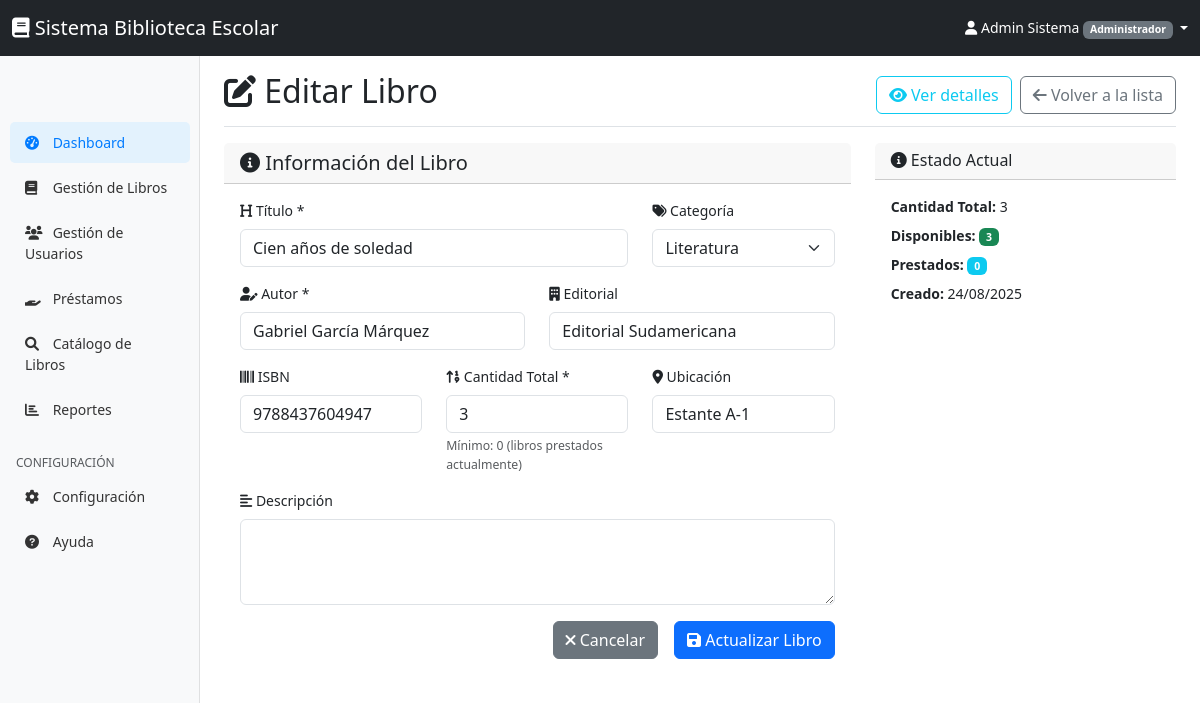
/libros/editar.php?id=1 (signed in), run on the app's committed database.
### tables this page shows
CREATE TABLE libros (
    id INT PRIMARY KEY AUTO_INCREMENT,
    titulo VARCHAR(200) NOT NULL,
    autor VARCHAR(150) NOT NULL,
    editorial VARCHAR(100),
    isbn VARCHAR(20) UNIQUE,
    categoria_id INT,
    cantidad_total INT NOT NULL DEFAULT 1,
    cantidad_disponible INT NOT NULL DEFAULT 1,
    ubicacion VARCHAR(100),
    descripcion TEXT,
    activo BOOLEAN DEFAULT TRUE,
    created_at TIMESTAMP DEFAULT CURRENT_TIMESTAMP,
    updated_at TIMESTAMP DEFAULT CURRENT_TIMESTAMP ON UPDATE CURRENT_TIMESTAMP,
    FOREIGN KEY (categoria_id) REFERENCES categorias(id)
);

CREATE TABLE categorias (
    id INT PRIMARY KEY AUTO_INCREMENT,
    nombre VARCHAR(100) NOT NULL UNIQUE,
    descripcion TEXT,
    created_at TIMESTAMP DEFAULT CURRENT_TIMESTAMP
);

### libros/editar.php (the view, shortened to what this page needs)
<?php
$id = intval($_GET['id'] ?? 0);
$errors = [];
$libro = null;
try {
    $database = new Database();
    $db = $database->getConnection();
    $stmt = $db->prepare("SELECT * FROM libros WHERE id = :id AND activo = 1");
    $stmt->bindParam(':id', $id);
    $stmt->execute();
    $libro = $stmt->fetch(PDO::FETCH_ASSOC);
} catch (Exception $e) {
    header('Location: index.php?error=system');
    exit();
}
if ($_POST) {
    $titulo = trim($_POST['titulo'] ?? '');
    $autor = trim($_POST['autor'] ?? '');
    $editorial = trim($_POST['editorial'] ?? '');
    $isbn = trim($_POST['isbn'] ?? '');
    $categoria_id = intval($_POST['categoria_id'] ?? 0);
    $cantidad_total = intval($_POST['cantidad_total'] ?? 1);
    $ubicacion = trim($_POST['ubicacion'] ?? '');
    $descripcion = trim($_POST['descripcion'] ?? '');
    if (empty($titulo)) {
        $errors[] = 'El título es obligatorio';
    }
    if (empty($autor)) {
        $errors[] = 'El autor es obligatorio';
    }
    if ($cantidad_total < 1) {
        $errors[] = 'La cantidad debe ser mayor a 0';
    }
    $prestados = $libro['cantidad_total'] - $libro['cantidad_disponible'];
    if ($cantidad_total < $prestados) {
        $errors[] = "No puedes reducir la cantidad total por debajo de $prestados (libros actualmente prestados)";
    }
    if (empty($errors)) {
        try {
            if (!empty($isbn)) {
                $stmt = $db->prepare("SELECT id FROM libros WHERE isbn = :isbn AND id != :id AND activo = 1");
                $stmt->bindParam(':isbn', $isbn);
                $stmt->bindParam(':id', $id);
                $stmt->execute();
                if ($stmt->rowCount() > 0) {
                    $errors[] = 'Ya existe otro libro con este ISBN';
                }
            }
            if (empty($errors)) {
                $nueva_cantidad_disponible = $libro['cantidad_disponible'] + ($cantidad_total - $libro['cantidad_total']);
                $query = "UPDATE libros SET
                         titulo = :titulo,
                         autor = :autor,
                         editorial = :editorial,
                         isbn = :isbn,
                         categoria_id = :categoria_id,
                         cantidad_total = :cantidad_total,
                         cantidad_disponible = :cantidad_disponible,
                         ubicacion = :ubicacion,
                         descripcion = :descripcion,
                         updated_at = CURRENT_TIMESTAMP
                         WHERE id = :id";
                $stmt = $db->prepare($query);
                $stmt->bindParam(':titulo', $titulo);
                $stmt->bindParam(':autor', $autor);
                $stmt->bindParam(':editorial', $editorial);
                $stmt->bindParam(':isbn', $isbn);
                $stmt->bindParam(':categoria_id', $categoria_id);
                $stmt->bindParam(':cantidad_total', $cantidad_total);
                $stmt->bindParam(':cantidad_disponible', $nueva_cantidad_disponible);
                $stmt->bindParam(':ubicacion', $ubicacion);
                $stmt->bindParam(':descripcion', $descripcion);
                $stmt->bindParam(':id', $id);
                if ($stmt->execute()) {
                    header('Location: index.php?success=updated');
                    exit();
                } else {
                    $errors[] = 'Error al actualizar el libro';
                }
            }
        } catch (Exception $e) {
            $errors[] = 'Error del sistema: ' . $e->getMessage();
        }
    }
} else {
    $titulo = $libro['titulo'];
    $autor = $libro['autor'];
    $editorial = $libro['editorial'];
    $isbn = $libro['isbn'];
    $categoria_id = $libro['categoria_id'];
    $cantidad_total = $libro['cantidad_total'];
    $ubicacion = $libro['ubicacion'];
    $descripcion = $libro['descripcion'];
}
try {
    $stmt = $db->query("SELECT * FROM categorias ORDER BY nombre");
    $categorias = $stmt->fetchAll(PDO::FETCH_ASSOC);
} catch (Exception $e) {
    $categorias = [];
}
?>
<!DOCTYPE html>
<html lang="es">
<head>
    <link href="https://cdn.jsdelivr.net/npm/bootstrap@5.3.0/dist/css/bootstrap.min.css" rel="stylesheet">
    <link href="https://cdnjs.cloudflare.com/ajax/libs/font-awesome/6.0.0/css/all.min.css" rel="stylesheet">
    <link href="../assets/css/dashboard.css" rel="stylesheet">
</head>
<body>
    <?php include '../includes/navbar.php'; ?>
    <div class="container-fluid">
        <div class="row">
            <?php include '../includes/sidebar.php'; ?>
            <main class="col-md-9 ms-sm-auto col-lg-10 px-md-4">
                <div class="d-flex justify-content-between flex-wrap flex-md-nowrap align-items-center pt-3 pb-2 mb-3 border-bottom">
                    <h1 class="h2">
                        <i class="fas fa-edit"></i> Editar Libro
                    </h1>
                    <div class="btn-toolbar mb-2 mb-md-0">
                        <a href="ver.php?id=<?php echo $id; ?>" class="btn btn-outline-info me-2">
                            <i class="fas fa-eye"></i> Ver detalles
                        </a>
                        <a href="index.php" class="btn btn-outline-secondary">
                            <i class="fas fa-arrow-left"></i> Volver a la lista
                        </a>
                    </div>
                </div>
                <div class="row">
                    <div class="col-lg-8">
                        <div class="card">
                            <div class="card-header">
                                <h5 class="mb-0">
                                    <i class="fas fa-info-circle"></i> Información del Libro
                                </h5>
                            </div>
                            <div class="card-body">
                                <form method="POST" id="libro-form">
                                    <div class="row">
                                        <div class="col-md-8 mb-3">
                                            <label for="titulo" class="form-label">
                                                <i class="fas fa-heading"></i> Título *
                                            </label>
                                            <input type="text" class="form-control" id="titulo" name="titulo"
                                                   value="<?php echo htmlspecialchars($titulo); ?>" required>
                                        </div>
                                        <div class="col-md-4 mb-3">
                                            <label for="categoria_id" class="form-label">
                                                <i class="fas fa-tags"></i> Categoría
                                            </label>
                                            <select class="form-select" id="categoria_id" name="categoria_id">
                                                <?php foreach ($categorias as $categoria): ?>
                                                    <option value="<?php echo $categoria['id']; ?>"
                                                            <?php echo $categoria_id == $categoria['id'] ? 'selected' : ''; ?>>
                                                        <?php echo htmlspecialchars($categoria['nombre']); ?>
                                                    </option>
                                                <?php endforeach; ?>
                                            </select>
                                        </div>
                                    </div>
                                    <div class="row">
                                        <div class="col-md-6 mb-3">
                                            <label for="autor" class="form-label">
                                                <i class="fas fa-user-edit"></i> Autor *
                                            </label>
                                            <input type="text" class="form-control" id="autor" name="autor"
                                                   value="<?php echo htmlspecialchars($autor); ?>" required>
                                        </div>
                                        <div class="col-md-6 mb-3">
                                            <label for="editorial" class="form-label">
                                                <i class="fas fa-building"></i> Editorial
                                            </label>
                                            <input type="text" class="form-control" id="editorial" name="editorial"
                                                   value="<?php echo htmlspecialchars($editorial); ?>">
                                        </div>
                                    </div>
                                    <div class="row">
                                        <div class="col-md-4 mb-3">
                                            <label for="isbn" class="form-label">
                                                <i class="fas fa-barcode"></i> ISBN
                                            </label>
                                            <input type="text" class="form-control" id="isbn" name="isbn"
                                                   value="<?php echo htmlspecialchars($isbn); ?>">
                                        </div>
                                        <div class="col-md-4 mb-3">
                                            <label for="cantidad_total" class="form-label">
                                                <i class="fas fa-sort-numeric-up"></i> Cantidad Total *
                                            </label>
                                            <input type="number" class="form-control" id="cantidad_total" name="cantidad_total"
                                                   value="<?php echo $cantidad_total; ?>" min="<?php echo $libro['cantidad_total'] - $libro['cantidad_disponible']; ?>" required>
                                            <div class="form-text">
                                                Mínimo: <?php echo $libro['cantidad_total'] - $libro['cantidad_disponible']; ?> (libros prestados actualmente)
                                            </div>
                                        </div>
                                        <div class="col-md-4 mb-3">
                                            <label for="ubicacion" class="form-label">
                                                <i class="fas fa-map-marker-alt"></i> Ubicación
                                            </label>
                                            <input type="text" class="form-control" id="ubicacion" name="ubicacion"
                                                   value="<?php echo htmlspecialchars($ubicacion); ?>">
                                        </div>
                                    </div>
                                    <div class="mb-3">
                                        <label for="descripcion" class="form-label">
                                            <i class="fas fa-align-left"></i> Descripción
                                        </label>
                                        <textarea class="form-control" id="descripcion" name="descripcion" rows="3"><?php echo htmlspecialchars($descripcion); ?></textarea>
                                    </div>
                                    <div class="d-grid gap-2 d-md-flex justify-content-md-end">
                                        <a href="index.php" class="btn btn-secondary me-md-2">
                                            <i class="fas fa-times"></i> Cancelar
                                        </a>
                                        <button type="submit" class="btn btn-primary">
                                            <i class="fas fa-save"></i> Actualizar Libro
                                        </button>
                                    </div>
                                </form>
                            </div>
                        </div>
                    </div>
                    <div class="col-lg-4">
                        <div class="card">
                            <div class="card-header">
                                <h6 class="mb-0">
                                    <i class="fas fa-info-circle"></i> Estado Actual
                                </h6>
                            </div>
                            <div class="card-body">
                                <ul class="list-unstyled">
                                    <li class="mb-2">
                                        <strong>Cantidad Total:</strong> <?php echo $libro['cantidad_total']; ?>
                                    </li>
                                    <li class="mb-2">
                                        <strong>Disponibles:</strong>
                                        <span class="badge <?php echo $libro['cantidad_disponible'] > 0 ? 'bg-success' : 'bg-danger'; ?>">
                                            <?php echo $libro['cantidad_disponible']; ?>
                                        </span>
                                    </li>
                                    <li class="mb-2">
                                        <strong>Prestados:</strong>
                                        <span class="badge bg-info">
                                            <?php echo $libro['cantidad_total'] - $libro['cantidad_disponible']; ?>
                                        </span>
                                    </li>
                                    <li class="mb-2">
                                        <strong>Creado:</strong> <?php echo date('d/m/Y', strtotime($libro['created_at'])); ?>
                                    </li>
                                </ul>
                            </div>
                        </div>
                    </div>
                </div>
            </main>
        </div>
    </div>
</body>
</html>

### assets/css/dashboard.css (style rules this page uses)
body { font-size: .875rem; padding-top: 56px; }
.card { border: none; border-radius: 10px; transition: transform 0.3s ease; }
.card { animation: fadeIn 0.5s ease-out; }

### data on the page
libros: titulo "Cien años de soledad", categoria_id "Literatura", autor "Gabriel García Márquez", editorial "Editorial Sudamericana", isbn "9788437604947", cantidad_total "3", $libro['cantidad_total'] - $libro['cantidad_disponible'] "0", ubicacion "Estante A-1", cantidad_disponible "3", created_at "24/08/2025"

### other printed values
$_SESSION['user_name'] "Admin Sistema"
$_SESSION['user_role'] "Administrador"
